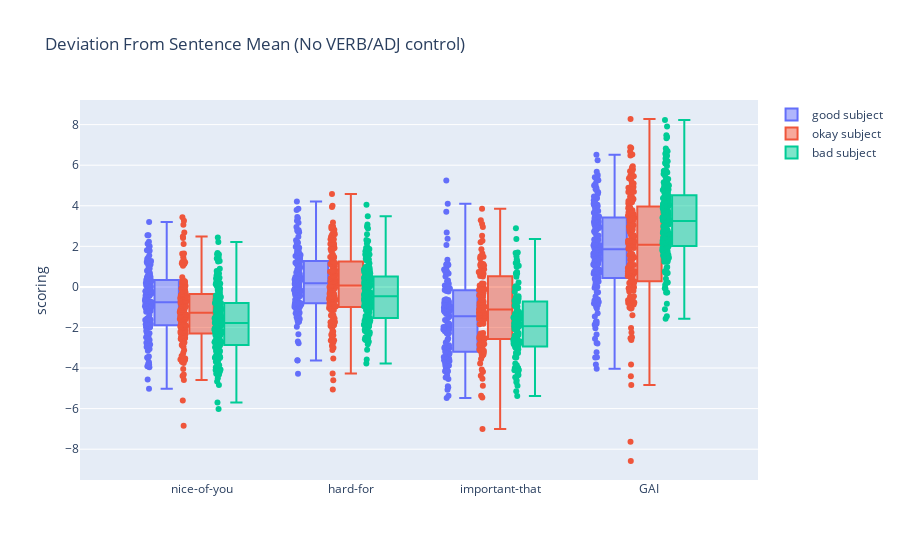

Notebook cell for this chart:
### Code cell
# perform a grammaticality analysis on subjects
noisy_good = noisy_df[noisy_df["n_score"] == 2]
noisy_bad = noisy_df[noisy_df["n_score"] == -10]
noisy_okay = noisy_df[noisy_df["n_score"] == 1]

fig = go.Figure()

# box plot of sentences with good subjects
fig.add_trace(go.Box(x = noisy_good["construction"], y = noisy_good["prob_diff"],
    name = "good subject", hovertext = noisy_good["sentence"], boxpoints = "all", jitter = 0.3
))

# box plot of sentences with okay subjects
fig.add_trace(go.Box(x = noisy_okay["construction"], y = noisy_okay["prob_diff"],
    name = "okay subject", hovertext = noisy_okay["sentence"], boxpoints = "all", jitter = 0.3
))

# box plot of sentences with bad subjects
fig.add_trace(go.Box(x = noisy_bad["construction"], y = noisy_bad["prob_diff"],
    name = "bad subject", hovertext = noisy_bad["sentence"], boxpoints = "all", jitter = 0.3
))

fig.update_layout(
    title_text = "Deviation From Sentence Mean (No VERB/ADJ control)",
    yaxis_title='scoring',
    boxmode='group' # group together boxes of the different traces for each value of x
)
fig.show()

### Figure 1 — Plotly figure (JSON) as saved in the notebook; plotly's stock layout.template omitted (floating-point values rounded to 4 significant figures; data arrays with more than 128 entries replaced by an {"elided": "..."} marker saying what was removed)
{"data": [{"boxpoints": "all", "hovertext": {"elided": "571 str values"}, "jitter": 0.3, "name": "good subject", "type": "box", "x": {"elided": "571 str values"}, "y": {"elided": "571 float values"}}, {"boxpoints": "all", "hovertext": {"elided": "587 str values"}, "jitter": 0.3, "name": "okay subject", "type": "box", "x": {"elided": "587 str values"}, "y": {"elided": "587 float values"}}, {"boxpoints": "all", "hovertext": {"elided": "700 str values"}, "jitter": 0.3, "name": "bad subject", "type": "box", "x": {"elided": "700 str values"}, "y": {"elided": "700 float values"}}], "layout": {"boxmode": "group", "title": {"text": "Deviation From Sentence Mean (No VERB/ADJ control)"}, "yaxis": {"title": {"text": "scoring"}}}}
